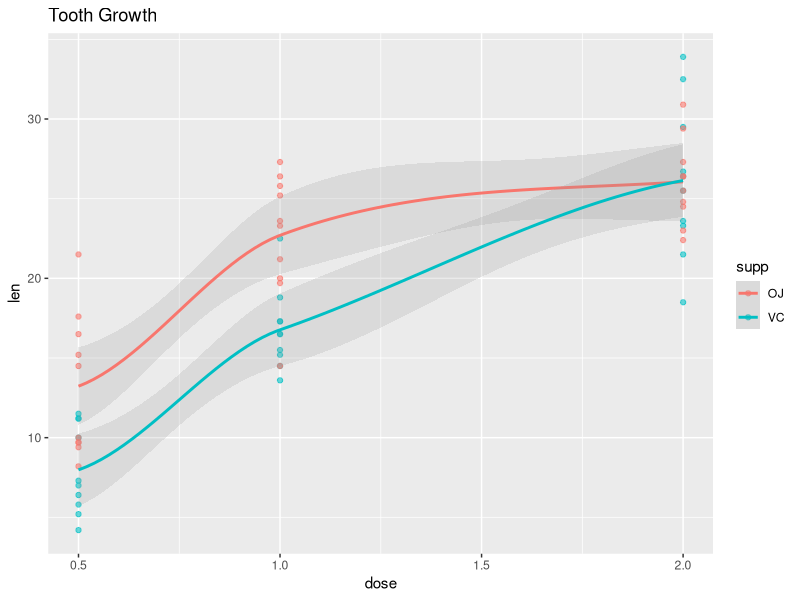

Here is the R script that generated this plot:
## ---- chunk 1
##load the datasets library and give the data set a short alias
library(datasets)
tg <- ToothGrowth

##dimensions of the dataset
a <- dim(tg)

## ---- chunk 2
##structure of the dataset
str(tg)
## ---- chunk 3
head(tg)
tail(tg)
## ---- chunk 4
library(ggplot2)
tgplot <-ggplot(tg, aes(x=dose, y=len, colour=supp)) +
            geom_point(alpha=.6) +
            geom_smooth(alpha=.2, size=1) +
            ggtitle("Tooth Growth")

tgplot
## ---- chunk 5
tghalf <- subset(tg,dose == .5)
test1 <- t.test(subset(tghalf,supp == 'VC')[,1],subset(tghalf,supp == 'OJ')[,1],alt="two.sided",var.equal = TRUE)
pvt1 <- test1[[3]]
cit1 <- as.data.frame(test1[[4]])
## ---- chunk 6
tgone <- subset(tg,dose == 1.0)
test2 <- t.test(subset(tgone,supp == 'VC')[,1],subset(tgone,supp == 'OJ')[,1],alt="two.sided",var.equal = TRUE)
pvt2 <- test2[[3]]
cit2 <- as.data.frame(test2[[4]])
## ---- chunk 7
tgtwo <- subset(tg,dose == 2.0)
test3 <- t.test(subset(tgtwo,supp == 'VC')[,1],subset(tgtwo,supp == 'OJ')[,1], alt="two.sided",var.equal = TRUE)
pvt3 <- test3[[3]]
cit3 <- as.data.frame(test3[[4]])
